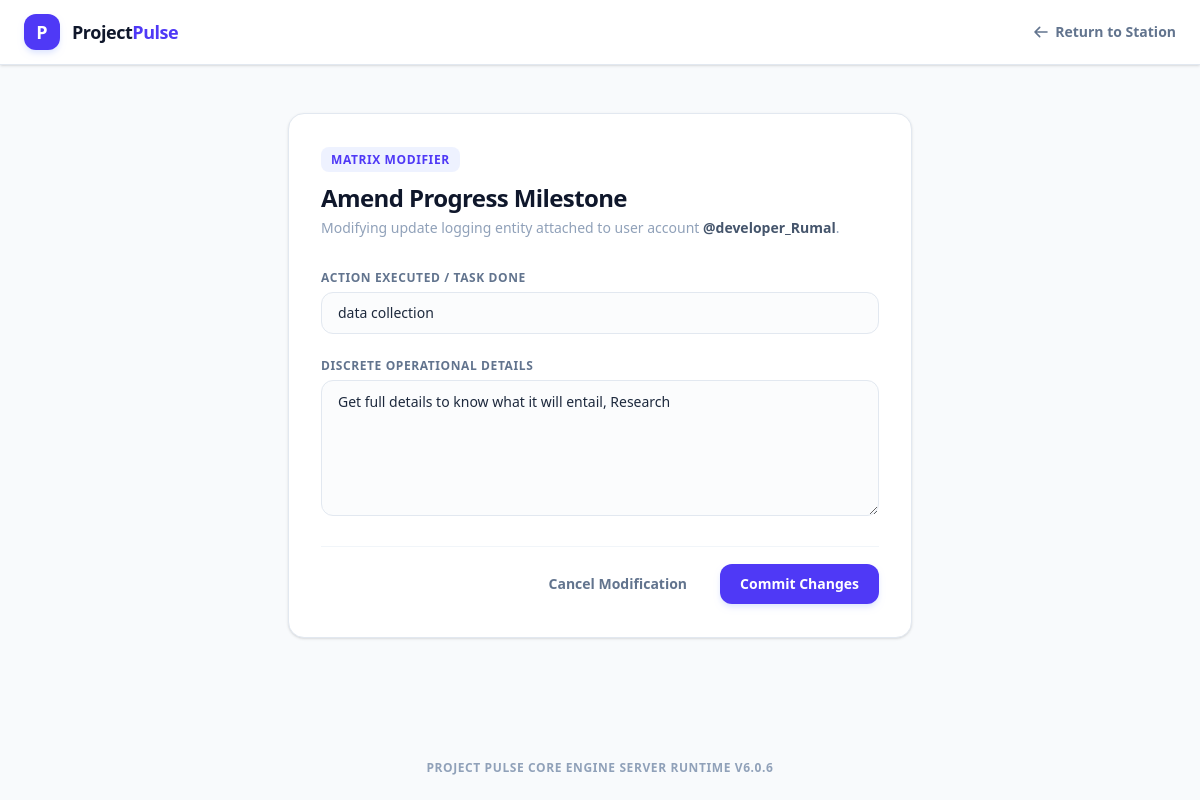
Page /progress/1/edit/ (signed in) on the committed database.
### tracker/models.py (models this page shows, shortened)
class ProgressUpdate(models.Model):
    STATUS_CHOICES = [
        ('planning', 'Planning'),
        ('active', 'Active'),
        ('completed', 'Completed'),
    ]
    project = models.ForeignKey(Project, on_delete=models.CASCADE, related_name='updates')
    user = models.ForeignKey(User, on_delete=models.CASCADE, related_name='updates')
    task_done = models.CharField(max_length=255)
    details = models.TextField()
    status = models.CharField(max_length=20, choices=STATUS_CHOICES, default='planning')
    created_at = models.DateTimeField(auto_now_add=True)
    updated_at = models.DateTimeField(auto_now=True)
    can_update = models.BooleanField(default=True, help_text="Designates whether the owner can modify this log.")
    can_delete = models.BooleanField(default=False, help_text="Designates whether the owner can purge this log.")

### tracker/views.py (the view)
# urls.py: path('progress/<int:pk>/edit/', views.edit_progress, name='edit_progress'),
@login_required
def edit_progress(request, pk):
    update = get_object_or_404(ProgressUpdate, pk=pk)
    if update.user != request.user and not request.user.is_superuser: return redirect('project_list')
    if not update.can_update and not request.user.is_superuser: return redirect('project_list')
    if request.method == 'POST':
        update.task_done = request.POST.get('task_done')
        update.details = request.POST.get('details')
        update.save()
        return redirect('project_list')
    return render(request, 'tracker/edit_progress.html', {'update': update})

### tracker/templates/tracker/edit_progress.html (shortened to what this page needs)
<!DOCTYPE html>
<html lang="en">
<head>
    <script src="https://cdn.jsdelivr.net/npm/@tailwindcss/browser@4"></script>
</head>
<body class="bg-slate-50 text-slate-900 font-sans antialiased min-h-screen flex flex-col justify-between">
    <nav class="bg-white border-b border-slate-200 shadow-sm">
        <div class="max-w-7xl mx-auto px-6 h-16 flex items-center justify-between">
            <div class="flex items-center space-x-3">
                <div class="w-9 h-9 bg-indigo-600 rounded-xl flex items-center justify-center text-white font-black text-lg shadow-md shadow-indigo-100">P</div>
                <span class="text-lg font-extrabold tracking-tight text-slate-900">Project<span class="text-indigo-600">Pulse</span></span>
            </div>
            <a href="{% url 'project_list' %}" class="inline-flex items-center text-sm font-bold text-slate-500 hover:text-slate-800 transition">
                <svg class="w-4 h-4 mr-1.5" fill="none" stroke="currentColor" viewBox="0 0 24 24"><path stroke-linecap="round" stroke-linejoin="round" stroke-width="2.5" d="M10 19l-7-7m0 0l7-7m-7 7h18"/></svg>
                Return to Station
            </a>
        </div>
    </nav>
    <main class="max-w-2xl w-full mx-auto px-6 py-12 flex-grow">
        <div class="bg-white border border-slate-200 rounded-2xl p-8 shadow-sm">
            <div class="mb-8">
                <span class="text-xs font-bold uppercase tracking-wider text-indigo-600 bg-indigo-50 px-2.5 py-1 rounded-lg">Matrix Modifier</span>
                <h1 class="text-2xl font-extrabold tracking-tight text-slate-900 mt-3">Amend Progress Milestone</h1>
                <p class="text-sm text-slate-400 mt-1">Modifying update logging entity attached to user account <span class="text-slate-600 font-semibold">@{{ update.user.username }}</span>.</p>
            </div>
            <form method="post" class="space-y-6">
                <div>
                    <label class="block text-xs font-bold uppercase tracking-wider text-slate-500 mb-1.5">Action Executed / Task Done</label>
                    <input type="text" name="task_done" value="{{ update.task_done }}" required
                           class="w-full px-4 py-2.5 bg-slate-50/50 border border-slate-200 focus:border-indigo-500 focus:bg-white text-slate-800 font-medium rounded-xl text-sm transition focus:outline-none">
                </div>
                <div>
                    <label class="block text-xs font-bold uppercase tracking-wider text-slate-500 mb-1.5">Discrete Operational Details</label>
                    <textarea name="details" rows="5" required
                              class="w-full px-4 py-2.5 bg-slate-50/50 border border-slate-200 focus:border-indigo-500 focus:bg-white text-slate-800 text-sm rounded-xl transition focus:outline-none leading-relaxed">{{ update.details }}</textarea>
                </div>
                <div class="pt-4 border-t border-slate-100 flex items-center justify-end space-x-3">
                    <a href="{% url 'project_list' %}" class="px-5 py-2.5 text-sm font-semibold text-slate-500 hover:text-slate-800 hover:bg-slate-50 rounded-xl border border-transparent transition">
                        Cancel Modification
                    </a>
                    <button type="submit" class="px-5 py-2.5 bg-indigo-600 hover:bg-indigo-700 text-white font-bold text-sm rounded-xl shadow-md shadow-indigo-100 hover:shadow-indigo-200 transition duration-150 cursor-pointer">
                        Commit Changes
                    </button>
                </div>
            </form>
        </div>
    </main>
    <footer class="text-center py-6 text-xs font-semibold text-slate-400 tracking-wider uppercase">
        Project Pulse Core Engine Server Runtime v6.0.6
    </footer>
</body>
</html>

### rows in the picture
ProgressUpdate: user.username "developer_Rumal", task_done "data collection", details "Get full details to know what it will entail, Research"
